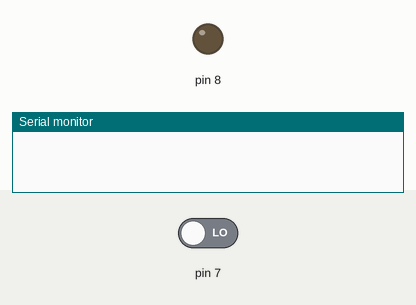
Recording of a sketch running on a simulated Arduino Uno, built with avr-gcc and run on an emulated ATmega328P. On the bench: output pins drawn as LEDs (lit = HIGH), the last lines printed to the serial monitor. The test bench sets the inputs (shaded band); at power-on: pin 7 LOW.

Above: at 1.2 s.
1.3 s: pin 7 driven HIGH
At 1.8 s:
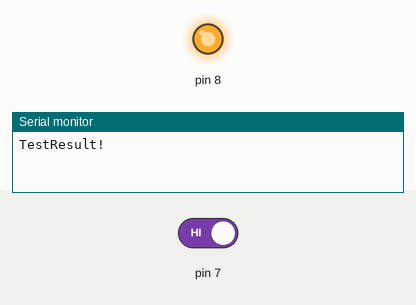
4.3 s: pin 7 driven LOW
At 5.3 s:
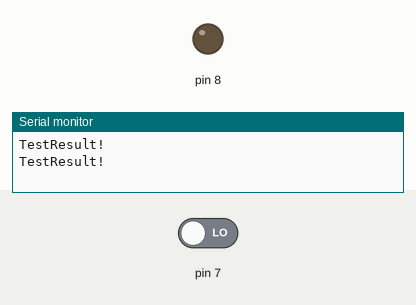
Timing chart, 0 to 7.3 s (numbered marks = the images above; inputs shaded):
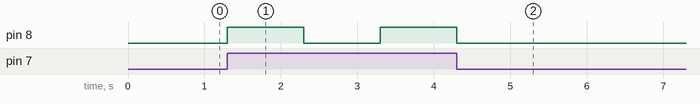

Measured:
- after the input at 1.3 s, pin 8: LOW → HIGH at once, → LOW 1.0 s later, → HIGH 1.0 s later
- after the input at 4.3 s, pin 8: goes on until 4.3 s, then stays LOW

The sketch:

sketch_SmartWater-0.1-test.ino
```cpp
#include <nRF24L01.h>
#include <printf.h>
#include <RF24.h>
#include <RF24_config.h>

void setup() {
  // put your setup code here, to run once:
  Serial.begin(9600);
  pinMode(7, INPUT);
  pinMode(8, OUTPUT);
}

void loop() {
  // put your main code here, to run repeatedly:
  if (digitalRead(7) == HIGH){
    Serial.println("TestResult!");
    digitalWrite(8, HIGH);
    delay(1000);
    digitalWrite(8, LOW);
    delay(1000);
  }
}
```
